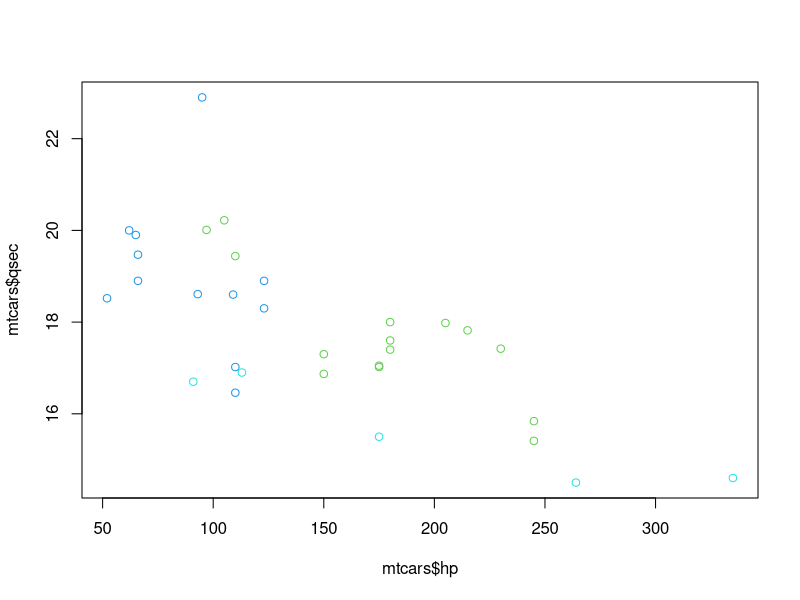
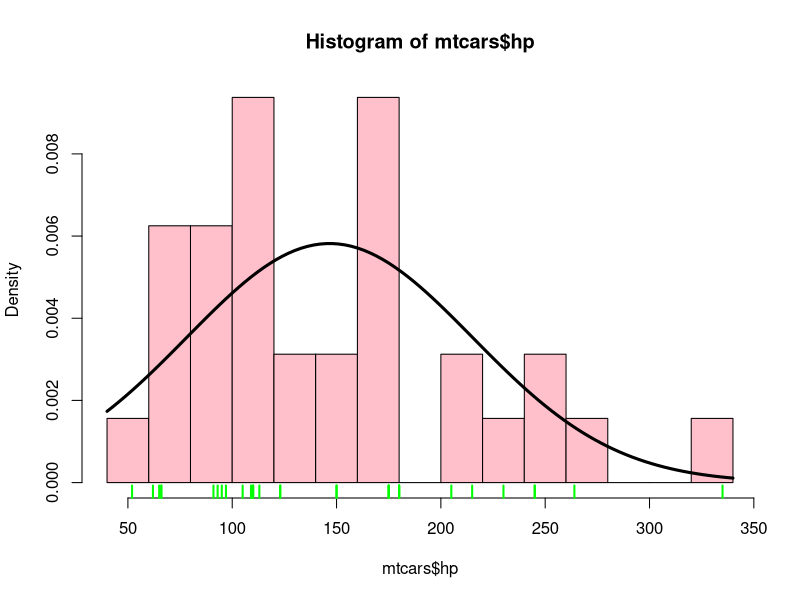

Recreate these plots in R, in order.
# In this chapter, let's have a look about how we can overlay graphs or superimpose 2 or ore graphs. 
# Suppose, I want to have multiscatter plot

library(datasets)
print(head(mtcars))

# We plotted multiple scatter plots in a single graph by giving the 'col' to a categorical column and it will change the color accordingly.
plot(mtcars$hp, mtcars$qsec, col=mtcars$gear)

# Let's create a beautiful histogram which will have a curved line pointing towards normal distribution of each occurence. This line is also known as KDE. 
# You need to keep 'frequency' to FALSE to get the density.
hist(mtcars$hp, col="pink", breaks=14, freq = FALSE)

# Adding a curve
curve(dnorm(x, mean=mean(mtcars$hp), sd=sd(mtcars$hp)), lwd=3, add=TRUE)

# dnorm creates a noromal distribution of the specified data, which in this case is 'hp'. It uses mean and standard deviation.

# Let's checkout rug plot as it's also part of the above histogram
rug(mtcars$hp, lwd=2, col="green")

# Rug plot is basically set of vertical lines which works like scatter plot and shows the frequency instead of random plots and is shown just above x-axis.

